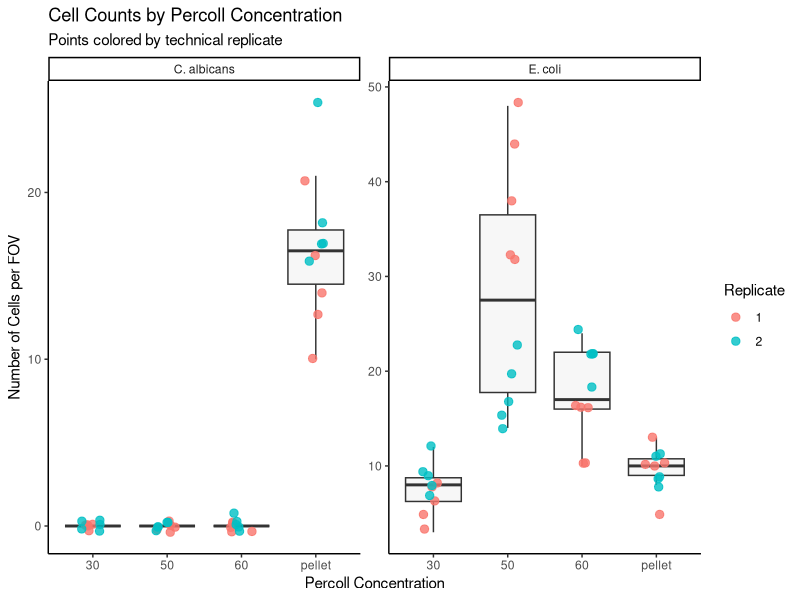

This figure's R source:
## ---- chunk 1
knitr::opts_chunk$set(echo = TRUE)
## ---- chunk 2
library(tidyverse)
library(readxl)
percollcounts <- read_excel("percoll-3-13-2026.xlsx")
## ---- chunk 3
# 1. Clean and split the data
df_long <- percollcounts %>%
  pivot_longer(
    cols = c("C. albicans count", "E. coli count"), 
    names_to = "Species", 
    values_to = "Count"
  ) %>%
  mutate(
    Species = str_replace(Species, " count", ""),
    # Extract the concentration (everything before the underscore)
    Concentration = str_extract(Sample, "^[^_]+"),
    # Extract the replicate number (everything after the underscore)
    Replicate = str_extract(Sample, "[^_]+$")
  ) %>%
  # Make sure R knows the order you want for the x-axis (otherwise it sorts alphabetically)
  mutate(Concentration = factor(Concentration, levels = c("30", "50", "60", "pellet")))

# 2. Generate the SuperPlot
ggplot(df_long, aes(x = Concentration, y = Count)) +
  # Add the boxplot for the overall concentration (don't fill it with color, keep it clean)
  geom_boxplot(outlier.shape = NA, alpha = 0.3, fill = "gray90") +
  # Add the FOV dots, but color them by the Replicate
  geom_jitter(aes(color = Replicate), width = 0.15, size = 2.5, alpha = 0.8) +
  facet_wrap(~ Species, scales = "free_y") +
  theme_classic() +
  labs(
    title = "Cell Counts by Percoll Concentration",
    subtitle = "Points colored by technical replicate",
    x = "Percoll Concentration",
    y = "Number of Cells per FOV",
    color = "Replicate"
  )
